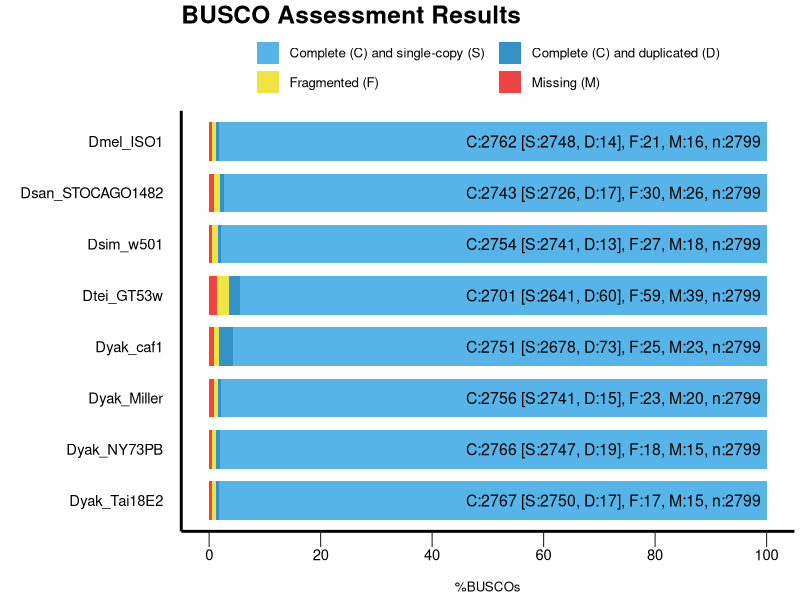

Here is the R script that generated this plot:
######################################
#
# BUSCO summary figure
# @version 3.0.0
# @since BUSCO 2.0.0
# 
# Copyright (c) 2016-2017, Evgeny Zdobnov (ez@ezlab.org)
# Licensed under the MIT license. See LICENSE.md file.
#
######################################

# Load the required libraries
library(ggplot2)
library("grid")

# !!! CONFIGURE YOUR PLOT HERE !!! 
# Output
my_output <- paste("BUSCO_summaries/","busco_figure.png",sep="/") 
my_width <- 20
my_height <- 15
my_unit <- "cm"

# Colors
my_colors <- c("#56B4E9", "#3492C7", "#F0E442", "#F04442")
# Bar height ratio
my_bar_height <- 0.75

# Legend
my_title <- "BUSCO Assessment Results"

# Font
my_family <- "sans"
my_size_ratio <- 1

# !!! SEE YOUR DATA HERE !!! 
# Your data as generated by python, remove or add more
my_species <- c('Dyak_Tai18E2', 'Dyak_Tai18E2', 'Dyak_Tai18E2', 'Dyak_Tai18E2', 'Dsim_w501', 'Dsim_w501', 'Dsim_w501', 'Dsim_w501', 'Dsan_STOCAGO1482', 'Dsan_STOCAGO1482', 'Dsan_STOCAGO1482', 'Dsan_STOCAGO1482', 'Dyak_NY73PB', 'Dyak_NY73PB', 'Dyak_NY73PB', 'Dyak_NY73PB', 'Dtei_GT53w', 'Dtei_GT53w', 'Dtei_GT53w', 'Dtei_GT53w', 'Dyak_caf1', 'Dyak_caf1', 'Dyak_caf1', 'Dyak_caf1', 'Dmel_ISO1', 'Dmel_ISO1', 'Dmel_ISO1', 'Dmel_ISO1', 'Dyak_Miller', 'Dyak_Miller', 'Dyak_Miller', 'Dyak_Miller')
my_species <- factor(my_species)
my_species <- factor(my_species,levels(my_species)[c(length(levels(my_species)):1)]) # reorder your species here just by changing the values in the vector :
my_percentage <- c(98.2, 0.6, 0.6, 0.6, 97.9, 0.5, 1.0, 0.6, 97.4, 0.6, 1.1, 0.9, 98.1, 0.7, 0.6, 0.6, 94.4, 2.1, 2.1, 1.4, 95.7, 2.6, 0.9, 0.8, 98.2, 0.5, 0.8, 0.5, 97.9, 0.5, 0.8, 0.8)
my_values <- c(2750, 17, 17, 15, 2741, 13, 27, 18, 2726, 17, 30, 26, 2747, 19, 18, 15, 2641, 60, 59, 39, 2678, 73, 25, 23, 2748, 14, 21, 16, 2741, 15, 23, 20)

######################################
######################################
######################################
# Code to produce the graph
labsize = 1
if (length(levels(my_species)) > 10){
 labsize = 0.66
}
print("Plotting the figure ...")
category <- c(rep(c("S","D","F","M"),c(1)))
category <-factor(category)
category = factor(category,levels(category)[c(4,1,2,3)])
df = data.frame(my_species,my_percentage,my_values,category)

figure <- ggplot() + 
  
  geom_bar(aes(y = my_percentage, x = my_species, fill = category), data = df, stat="identity", width=my_bar_height) + 
  coord_flip() + 
  theme_gray(base_size = 8) + 
  scale_y_continuous(labels = c("0","20","40","60","80","100"), breaks = c(0,20,40,60,80,100)) + 
  scale_fill_manual(values = my_colors,labels =c(" Complete (C) and single-copy (S)  ",
                                                 " Complete (C) and duplicated (D)",
                                                 " Fragmented (F)  ",
                                                 " Missing (M)")) +   
  ggtitle(my_title) + 
  xlab("") + 
  ylab("\n%BUSCOs") + 

  theme(plot.title = element_text(family=my_family, colour = "black", size = rel(2.2)*my_size_ratio, face = "bold")) + 
  theme(legend.position="top",legend.title = element_blank()) + 
  theme(legend.text = element_text(family=my_family, size = rel(1.2)*my_size_ratio)) + 
  theme(panel.background = element_rect(color="#FFFFFF", fill="white")) + 
  theme(panel.grid.minor = element_blank()) + 
  theme(panel.grid.major = element_blank()) +
  theme(axis.text.y = element_text(family=my_family, colour = "black", size = rel(1.66)*my_size_ratio)) + 
  theme(axis.text.x = element_text(family=my_family, colour = "black", size = rel(1.66)*my_size_ratio)) + 
  theme(axis.line = element_line(size=1*my_size_ratio, colour = "black")) + 
  theme(axis.ticks.length = unit(.85, "cm")) + 
  theme(axis.ticks.y = element_line(colour="white", size = 0)) + 
  theme(axis.ticks.x = element_line(colour="#222222")) + 
  theme(axis.ticks.length = unit(0.4, "cm")) + 
  theme(axis.title.x = element_text(family=my_family, size=rel(1.2)*my_size_ratio)) + 
  
  guides(fill = guide_legend(override.aes = list(colour = NULL))) +
  guides(fill=guide_legend(nrow=2,byrow=TRUE))
  
  for(i in rev(c(1:length(levels(my_species))))){
    detailed_values <- my_values[my_species==my_species[my_species==levels(my_species)[i]]]
    total_buscos <- sum(detailed_values)
    figure <- figure + 
    annotate("text", label=paste("C:", detailed_values[1] + detailed_values[2], " [S:", detailed_values[1], ", D:", detailed_values[2], "], F:", detailed_values[3], ", M:", detailed_values[4], ", n:", total_buscos, sep=""), 
             y=99, x = i, size = labsize*4*my_size_ratio, colour = "black", hjust=1, family=my_family)
  }
  
ggsave(figure, file=my_output, width = my_width, height = my_height, unit = my_unit)
print("Done")
